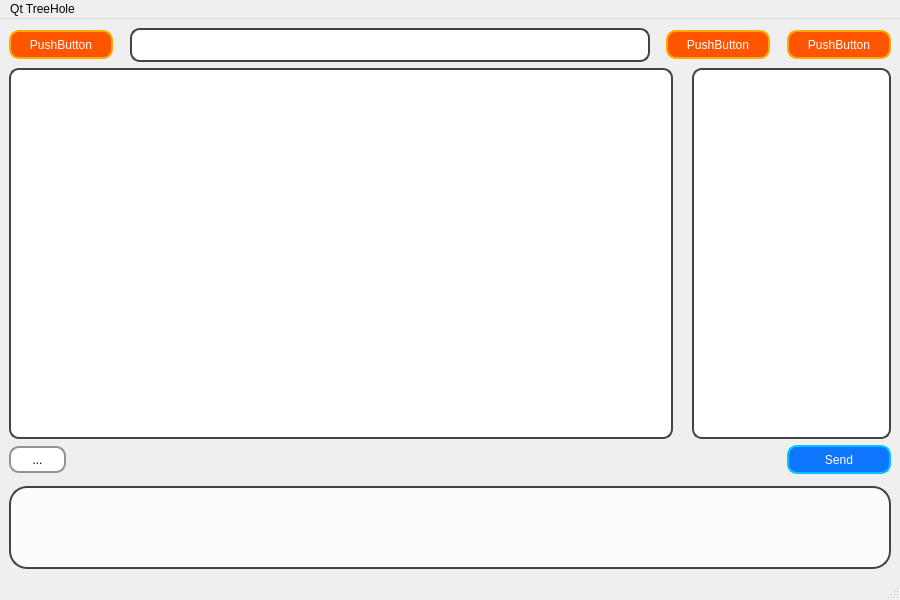
<?xml version="1.0" encoding="UTF-8"?>
<ui version="4.0">
 <class>MainWindow</class>
 <widget class="QMainWindow" name="MainWindow">
  <property name="geometry">
   <rect>
    <x>0</x>
    <y>0</y>
    <width>900</width>
    <height>600</height>
   </rect>
  </property>
  <property name="windowTitle">
   <string>MainWindow</string>
  </property>
  <widget class="QWidget" name="centralwidget">
   <layout class="QHBoxLayout" name="horizontalLayout_4">
    <item>
     <layout class="QVBoxLayout" name="mainLayout" stretch="1,9,3">
      <item>
       <layout class="QHBoxLayout" name="horizontalLayout_3" stretch="10,1,50,1,10,1,10">
        <item>
         <widget class="QPushButton" name="pushButton_4">
          <property name="styleSheet">
           <string notr="true">background-color: rgb(255, 85, 0);
color: white;
font: 18px &quot;Comic Sans MS&quot;;
border: 2px solid rgb(255, 170, 0);
border-radius: 10px;
width: 100px;
height: 25px;
</string>
          </property>
          <property name="text">
           <string>PushButton</string>
          </property>
         </widget>
        </item>
        <item>
         <spacer name="horizontalSpacer_3">
          <property name="orientation">
           <enum>Qt::Horizontal</enum>
          </property>
          <property name="sizeHint" stdset="0">
           <size>
            <width>40</width>
            <height>20</height>
           </size>
          </property>
         </spacer>
        </item>
        <item>
         <widget class="QLineEdit" name="lineEdit">
          <property name="styleSheet">
           <string notr="true">height: 30px;
background-color: rgb(255, 255, 255);
border: 2px solid rgb(67, 67, 67);
border-radius: 10px;</string>
          </property>
         </widget>
        </item>
        <item>
         <spacer name="horizontalSpacer_4">
          <property name="orientation">
           <enum>Qt::Horizontal</enum>
          </property>
          <property name="sizeHint" stdset="0">
           <size>
            <width>40</width>
            <height>20</height>
           </size>
          </property>
         </spacer>
        </item>
        <item>
         <widget class="QPushButton" name="pushButton_3">
          <property name="styleSheet">
           <string notr="true">background-color: rgb(255, 85, 0);
color: white;
font: 18px &quot;Comic Sans MS&quot;;
border: 2px solid rgb(255, 170, 0);
border-radius: 10px;
width: 100px;
height: 25px;
</string>
          </property>
          <property name="text">
           <string>PushButton</string>
          </property>
         </widget>
        </item>
        <item>
         <spacer name="horizontalSpacer_5">
          <property name="orientation">
           <enum>Qt::Horizontal</enum>
          </property>
          <property name="sizeHint" stdset="0">
           <size>
            <width>40</width>
            <height>20</height>
           </size>
          </property>
         </spacer>
        </item>
        <item>
         <widget class="QPushButton" name="pushButton_2">
          <property name="styleSheet">
           <string notr="true">background-color: rgb(255, 85, 0);
color: white;
font: 18px &quot;Comic Sans MS&quot;;
border: 2px solid rgb(255, 170, 0);
border-radius: 10px;
width: 100px;
height: 25px;
</string>
          </property>
          <property name="text">
           <string>PushButton</string>
          </property>
         </widget>
        </item>
       </layout>
      </item>
      <item>
       <layout class="QHBoxLayout" name="horizontalLayout" stretch="100,2,30">
        <item>
         <widget class="QListWidget" name="listWidget">
          <property name="sizePolicy">
           <sizepolicy hsizetype="Preferred" vsizetype="Preferred">
            <horstretch>0</horstretch>
            <verstretch>0</verstretch>
           </sizepolicy>
          </property>
          <property name="styleSheet">
           <string notr="true">background-color: rgb(255, 255, 255);
border: 2px solid rgb(67, 67, 67);
border-radius: 10px;</string>
          </property>
         </widget>
        </item>
        <item>
         <spacer name="horizontalSpacer">
          <property name="orientation">
           <enum>Qt::Horizontal</enum>
          </property>
          <property name="sizeHint" stdset="0">
           <size>
            <width>40</width>
            <height>20</height>
           </size>
          </property>
         </spacer>
        </item>
        <item>
         <widget class="QListWidget" name="listWidget_2">
          <property name="sizePolicy">
           <sizepolicy hsizetype="Preferred" vsizetype="Preferred">
            <horstretch>0</horstretch>
            <verstretch>0</verstretch>
           </sizepolicy>
          </property>
          <property name="minimumSize">
           <size>
            <width>0</width>
            <height>0</height>
           </size>
          </property>
          <property name="maximumSize">
           <size>
            <width>16777215</width>
            <height>16777215</height>
           </size>
          </property>
          <property name="baseSize">
           <size>
            <width>0</width>
            <height>0</height>
           </size>
          </property>
          <property name="styleSheet">
           <string notr="true">background-color: rgb(255, 255, 255);
border: 2px solid rgb(67, 67, 67);
border-radius: 10px;</string>
          </property>
         </widget>
        </item>
       </layout>
      </item>
      <item>
       <layout class="QVBoxLayout" name="verticalLayout">
        <item>
         <layout class="QHBoxLayout" name="horizontalLayout_2">
          <item>
           <widget class="QToolButton" name="toolButton">
            <property name="styleSheet">
             <string notr="true">background-color: rgb(255, 255, 255);
font: 25px &quot;Comic Sans MS&quot;;
border: 2px solid rgb(147, 147, 147);
border-radius: 10px;
width: 50px;
height: 20px;
line-height: 25px;
text-align: center;</string>
            </property>
            <property name="text">
             <string>...</string>
            </property>
           </widget>
          </item>
          <item>
           <spacer name="horizontalSpacer_2">
            <property name="orientation">
             <enum>Qt::Horizontal</enum>
            </property>
            <property name="sizeHint" stdset="0">
             <size>
              <width>40</width>
              <height>20</height>
             </size>
            </property>
           </spacer>
          </item>
          <item>
           <widget class="QPushButton" name="pushButton">
            <property name="styleSheet">
             <string notr="true">background-color: rgb(14, 118, 255);
color: white;
font: 18px &quot;Comic Sans MS&quot;;
border: 2px solid rgb(0, 200, 255);
border-radius: 10px;
width: 100px;
height: 25px;
</string>
            </property>
            <property name="text">
             <string>Send</string>
            </property>
           </widget>
          </item>
         </layout>
        </item>
        <item>
         <widget class="QWidget" name="widget" native="true"/>
        </item>
        <item>
         <widget class="QTextEdit" name="textEdit">
          <property name="styleSheet">
           <string notr="true">font: 10pt &quot;华文细黑&quot;;
background-color: rgba(255, 255, 255, 0.8);
border: 2px solid rgb(67, 67, 67);
border-radius: 18px;</string>
          </property>
         </widget>
        </item>
       </layout>
      </item>
     </layout>
    </item>
   </layout>
  </widget>
  <widget class="QMenuBar" name="menubar">
   <property name="geometry">
    <rect>
     <x>0</x>
     <y>0</y>
     <width>900</width>
     <height>26</height>
    </rect>
   </property>
   <widget class="QMenu" name="menuQt_TreeHole">
    <property name="title">
     <string>Qt TreeHole</string>
    </property>
   </widget>
   <addaction name="menuQt_TreeHole"/>
  </widget>
  <widget class="QStatusBar" name="statusbar"/>
 </widget>
 <resources/>
 <connections/>
</ui>
